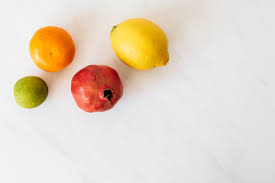
#> input picture contour detection/image.jpeg, 275 x 183 px, found by its file name
$ jupyter execute CV2_lab_ex_14.ipynb
#> lines starting #> are read from the running program, lines starting #| are printed output that depends on the picture; after the words box and inside, x2 and y2 are one past the last pixel; in counts of white or black regions, pixels touching at a corner belong together
[cell 1]
import matplotlib.pyplot as plt
import numpy as np
import cv2

[cell 2]
sample_image = cv2.imread('image.jpeg')
#> sample_image is the input picture: shape (183, 275, 3); mean B, G, R 200.6, 215.7, 228.1
img = cv2.cvtColor(sample_image,cv2.COLOR_BGR2RGB)
plt.imshow(img)

[cell 3]
twoDimage = img.reshape((-1,3))
twoDimage = np.float32(twoDimage)

[cell 4]
criteria = (cv2.TERM_CRITERIA_EPS + cv2.TERM_CRITERIA_MAX_ITER, 10, 1.0)
K = 2
attempts=10

[cell 5]
ret,label,center=cv2.kmeans(twoDimage,K,None,criteria,attempts,cv2.KMEANS_PP_CENTERS)
#> ret = 69209158.2; center = [[230.9, 229.1, 227.7], [211.8, 137.4, 42.48]]
center = np.uint8(center)
#> center = [[230, 229, 227], [211, 137, 42]]
res = center[label.flatten()]
result_image = res.reshape((img.shape))
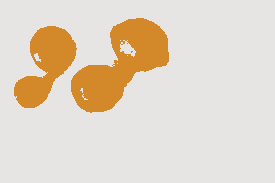
#> result_image: shape (183, 275, 3); mean R, G, B 227.2, 215.6, 200

plt.axis('off')
plt.imshow(result_image)

[cell 6]
sample_image = cv2.imread('image.jpeg')
img = cv2.cvtColor(sample_image,cv2.COLOR_BGR2RGB)
img = cv2.resize(img,(256,256))
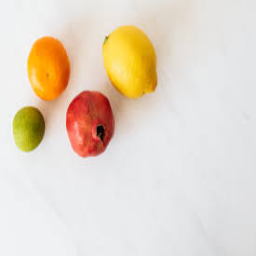
#> img: shape (256, 256, 3); mean R, G, B 228.1, 215.6, 200.6

plt.axis('off');
plt.imshow(img)

[cell 7]
gray = cv2.cvtColor(img,cv2.COLOR_RGB2GRAY)
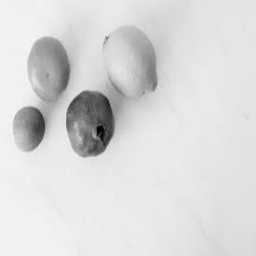
#> gray: shape (256, 256); min 3, max 247, mean 217.7
_,thresh = cv2.threshold(gray, np.mean(gray), 255, cv2.THRESH_BINARY_INV)
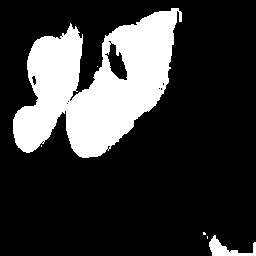
#> thresh: shape (256, 256); 22% white; 6 white regions (4 under 20 px), largest, box (x1, y1, x2, y2) and area: (13, 8, 182, 158) 14000, (209, 235, 256, 256) 393

plt.axis('off')
plt.imshow(thresh)

[cell 8]
edges = cv2.dilate(cv2.Canny(thresh,0,255),None)
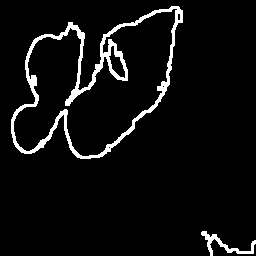
#> edges: shape (256, 256); 5.5% white; 2 white regions, box (x1, y1, x2, y2) and area: (11, 6, 183, 159) 3256, (201, 231, 256, 256) 341

plt.axis('off')
plt.imshow(edges)

[cell 9]
cnt = sorted(cv2.findContours(edges, cv2.RETR_LIST, cv2.CHAIN_APPROX_SIMPLE)[-2], key=cv2.contourArea)[-1]
#> cnt = contour of 302 points, box (x1, y1, x2, y2) (11, 6, 183, 159), area 15486
mask = np.zeros((256,256), np.uint8)
masked = cv2.drawContours(mask, [cnt],-1, 255, -1)
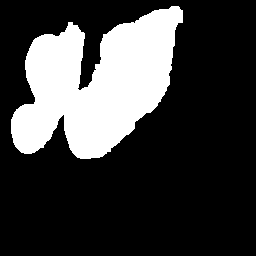
#> masked: shape (256, 256); 24.2% white; 1 white region, box (x1, y1, x2, y2) and area: (11, 6, 183, 159) 15828

plt.axis('off')
plt.imshow(masked)

[cell 10]
dst = cv2.bitwise_and(img, img, mask=mask)
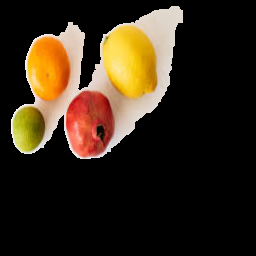
#> dst: shape (256, 256, 3); mean R, G, B 52.4, 39.9, 24.5
# segmented = cv2.cvtColor(dst, cv2.COLOR_BGR2RGB)
